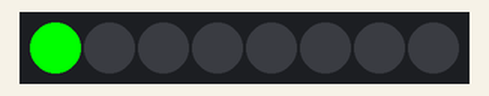
Simulated run of this sketch. Board: Arduino Uno, built with avr-gcc and run on an emulated ATmega328P. On the bench: 8 RGB LEDs in strip order, left to right. Dim RGB values are drawn brighter than linear.

Above: at 0.2 s.
At 11.5 s:
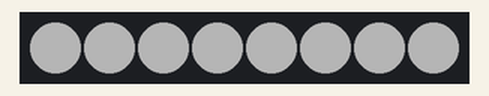
At 20.1 s:
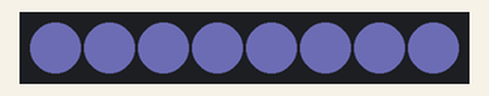
At 21.1 s:
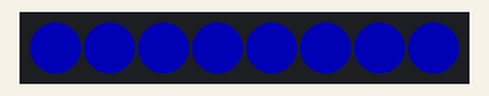
Timing chart, 0 to 32.1 s (numbered marks = the images above):
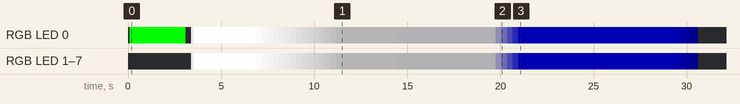

Measured:
- by itself, RGB LED 0: off → RGB(0, 255, 0) at 0.10 s, → off 3.0 s later, → RGB(182, 182, 182) 0.30 s later, → RGB(254, 254, 254) 0.12 s later, … (36 changes in this stretch)
- by itself, RGB LED 1–7: off → RGB(182, 182, 182) at 3.4 s, → RGB(254, 254, 254) 0.12 s later, → RGB(253, 253, 253) 3.1 s later, → RGB(241, 241, 241) 0.31 s later, … (34 changes in this stretch)
- what the display in image 0 shows lasts 3.0 s, from 0.1 s to 3.1 s

The sketch:

main.ino
```cpp
#include <Adafruit_NeoPixel.h>

#define PIN 2
#define LED_COUNT 8

Adafruit_NeoPixel leds = Adafruit_NeoPixel(LED_COUNT, PIN, NEO_GRBW + NEO_KHZ800);

int mid[] = {64, 64, 64, 64};
int ambient[] = {0, 0, 64, 0};

int currentLevel[4] = {0, 0, 0, 0};

void setup() {

    Serial.begin(115200);
    delay(100);

    leds.begin();
    leds.setPixelColor(0, 0, 255, 0, 0);
    leds.show();

    delay(3000);
    fullOn();

    delay(3000);
    fadeToMid();

    delay(3000);
    fadeToAmbient();

    delay(3000);
    fadeOff();
}


void loop() {

    delay(1000);
}


void fullOn()
{
    for(int i = 0; i < 255; i++)
    {
        for (int j = 0; j < 3; j++)
        {
            if (currentLevel[j] < i)
            {
                currentLevel[j] = i;
            }
        }

        for (int l = 0; l < LED_COUNT; l++)
        {
            leds.setPixelColor(l, currentLevel[0], currentLevel[1], currentLevel[2], currentLevel[3]);
        }

        leds.show();
        delay(1);
    }
}

void fadeToMid()
{
    for(int i = 255; i >= 63; i--)
    {
        for (int j = 0; j < 3; j++)
        {
            if (currentLevel[j] > i)
            {
                currentLevel[j] = i;
            }
        }

        for (int l = 0; l < LED_COUNT; l++)
        {
            leds.setPixelColor(l, currentLevel[0], currentLevel[1], currentLevel[2], currentLevel[3]);
        }

        leds.show();
        delay(25);
    }
}

void fadeToAmbient()
{
    for(int i = 255; i >= 0; i--)
    {
        for (int j = 0; j < 3; j++)
        {
            if (currentLevel[j] > i)
            {
                currentLevel[j] = max(i, ambient[j]);
            }
        }

        for (int l = 0; l < LED_COUNT; l++)
        {
            leds.setPixelColor(l, currentLevel[0], currentLevel[1], max(currentLevel[2], 64), currentLevel[3]);
        }

        leds.show();
        delay(25);
    }
}

void fadeOff()
{
    for(int i = 255; i >= 0; i--)
    {
        for (int j = 0; j < 3; j++)
        {
            if (currentLevel[j] > i)
            {
                currentLevel[j] = i;
            }
        }

        for (int l = 0; l < LED_COUNT; l++)
        {
            leds.setPixelColor(l, currentLevel[0], currentLevel[1], currentLevel[2], currentLevel[3]);
        }

        leds.show();
        delay(25);
    }
}

void clearPixels()
{
    for (int i = 0; i < LED_COUNT; i++)
    {
        leds.setPixelColor(i, 0, 0, 0, 0);
    }

    leds.show();
}
```
